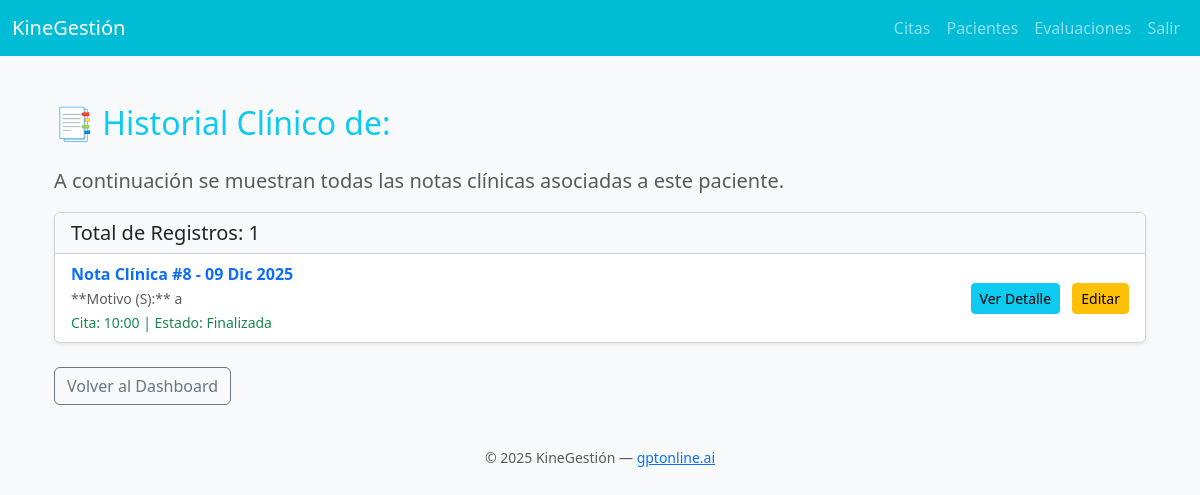
Page /evaluaciones/paciente/1/ (signed in) on the committed database.
### evaluaciones/models.py (models this page shows, shortened)
class NotaClinica(models.Model):
    cita = models.OneToOneField(
        Cita,
        on_delete=models.CASCADE,
        primary_key=True,
        related_name='nota_clinica',
        verbose_name='Cita Asociada'
    )
    kinesiologo = models.ForeignKey(
        Kinesiologo,
        on_delete=models.PROTECT,
        related_name='notas_clinicas_creadas',
        verbose_name='Kinesiólogo'
    )
    paciente = models.ForeignKey(
        Paciente,
        on_delete=models.PROTECT,
        related_name='notas_clinicas',
        verbose_name='Paciente'
    )
    diagnostico_subjetivo = models.TextField(
        verbose_name='Diagnóstico Subjetivo (S)',
        help_text='Información reportada por el paciente (síntomas, historial, etc.).'
    )
    diagnostico_objetivo = models.TextField(
        verbose_name='Diagnóstico Objetivo (O)',
        help_text='Hallazgos del examen físico (rangos, fuerza, pruebas especiales, etc.).'
    )
    analisis_y_plan = models.TextField(
        verbose_name='Análisis y Plan (A/P)',
        help_text='Análisis del Kine, objetivos de la sesión y plan de tratamiento futuro.'
    )
    fecha_creacion = models.DateTimeField(auto_now_add=True)
    class Meta:
        verbose_name = 'Nota Clínica'
        verbose_name_plural = 'Notas Clínicas'
        ordering = ['-fecha_creacion']

### citas/models.py (models this page shows, shortened)
class Cita(models.Model):
    kinesiologo = models.ForeignKey(Kinesiologo, on_delete=models.PROTECT, related_name='citas_atendidas')
    paciente = models.ForeignKey(Paciente, on_delete=models.PROTECT, related_name='citas_solicitadas')
    fecha_hora_inicio = models.DateTimeField()
    duracion_minutos = models.PositiveSmallIntegerField(default=60)
    motivo = models.TextField(blank=True, null=True)
    estado = models.CharField(
        max_length=15, # Aumentar max_length para acomodar 'PENDIENTE' y 'CONFIRMADA'
        choices=ESTADOS_CITA,
        default=CITA_PENDIENTE
    )
    fecha_creacion = models.DateTimeField(auto_now_add=True)
    class Meta:
        unique_together = ('kinesiologo', 'fecha_hora_inicio')
        ordering = ['fecha_hora_inicio']
        verbose_name = "Cita"
        verbose_name_plural = "Citas"

### evaluaciones/views.py (the view, shortened to what this page needs)
# urls.py: path('', views.listado_evaluaciones, name='listado_evaluaciones_general'),
@login_required
def listado_evaluaciones(request, paciente_pk=None):
    if request.user.perfil.rol != KINESIOLOGO and not request.user.is_superuser:
        messages.error(request, "Acceso no autorizado.")
        return redirect('index')
    if paciente_pk:
        paciente = get_object_or_404(Paciente, pk=paciente_pk)
        notas = NotaClinica.objects.filter(paciente=paciente).order_by('-fecha_creacion')
    context = {'notas': notas, 'paciente': paciente if paciente_pk else None}
    return render(request, 'evaluaciones_list.html', context)

### templates/evaluaciones_list.html (shortened to what this page needs)
{% extends 'base.html' %}
{% load static %}
{% load custom_filters %}
{% block content %}
<div class="container mt-4">
    {% if paciente %}
        <h2 class="mb-4 text-info">📑 Historial Clínico de: {{ paciente.perfil.nombre }}</h2>
        <p class="lead text-muted">A continuación se muestran todas las notas clínicas asociadas a este paciente.</p>
    {% else %}
        <h2 class="mb-4 text-info">📑 Mis Notas Clínicas Recientes</h2>
        <p class="lead text-muted">Historial de las últimas notas clínicas registradas.</p>
    {% endif %}
    {% if notas %}
        <div class="card shadow-sm">
            <div class="card-header bg-light">
                <h5 class="mb-0">Total de Registros: {{ notas|length }}</h5>
            </div>
            <ul class="list-group list-group-flush">
                {% for nota in notas %}
                    <li class="list-group-item d-flex justify-content-between align-items-center">
                        <div>
                            <strong class="text-primary">
                                Nota Clínica #{{ nota.cita.pk }} -
                                {{ nota.fecha_creacion|date:"d M Y" }}
                            </strong>
                            <br>
                            <small class="text-muted">
                                **Motivo (S):** {{ nota.diagnostico_subjetivo|truncatechars:150 }}
                            </small>
                            <br>
                            <small class="text-success">
                                Cita: {{ nota.cita.fecha_hora_inicio|date:"H:i" }} | Estado: {{ nota.cita.get_estado_display }}
                            </small>
                        </div>
                        <div>
                            <a href="{% url 'evaluaciones:ver_nota_clinica' nota.cita.pk %}" class="btn btn-sm btn-info me-2">
                                 Ver Detalle
                            </a>
                            <a href="{% url 'evaluaciones:crear_o_editar_nota_clinica' nota.cita.pk %}" class="btn btn-sm btn-warning">
                                 Editar
                            </a>
                        </div>
                    </li>
                {% endfor %}
            </ul>
        </div>
    {% else %}
        <div class="alert alert-warning text-center">
            <i class="fas fa-exclamation-triangle"></i> No se encontraron notas clínicas registradas
            {% if paciente %}para el paciente **{{ paciente.perfil.nombre }}**{% endif %}.
        </div>
    {% endif %}
    <div class="mt-4">
        <a href="{% url 'citas:kinesiologo_dashboard' %}" class="btn btn-outline-secondary">
             Volver al Dashboard
        </a>
    </div>
</div>
{% endblock %}

### rows in the picture
NotaClinica: cita.pk "8", fecha_creacion "09 Dic 2025", diagnostico_subjetivo "a", cita.fecha_hora_inicio "10:00", cita.estado "Finalizada"

### other values in the picture
{{ notas|length }} "1"
